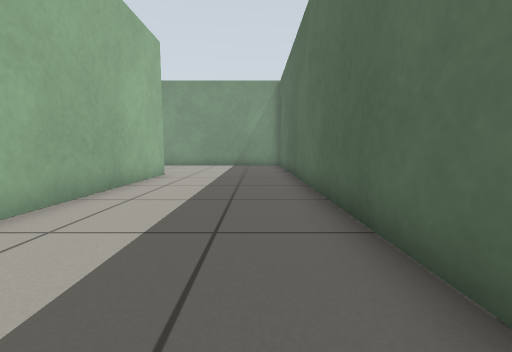
View 1 (above)

24 first-person views from a walk through a Gazebo world. The camera is 0.5 m above the floor, tilts 6° down and sees 90° across. The floor is counted in squares, 0.5 m on a side. Each view is taken from the middle of a square. On the plan, view 1 faces up. The plan holds only what a view shows up to about 11 squares ahead; the rest is blank.

View 2
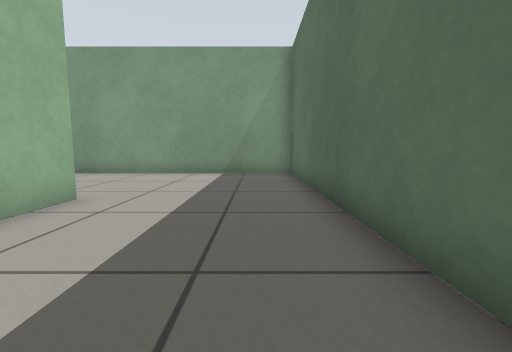

View 3
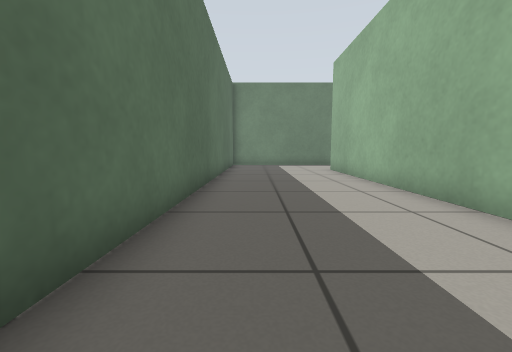

View 4
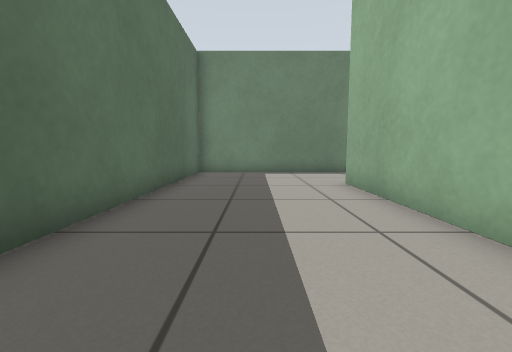

View 5
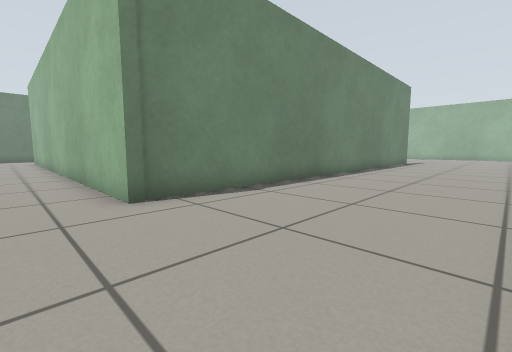

View 6
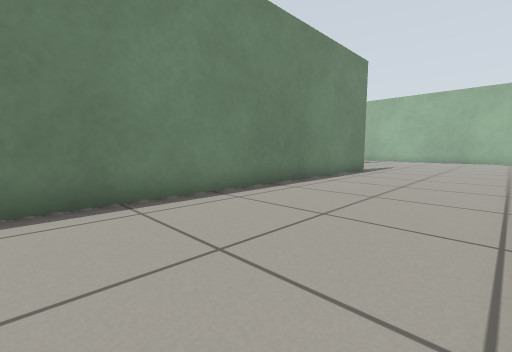

View 7
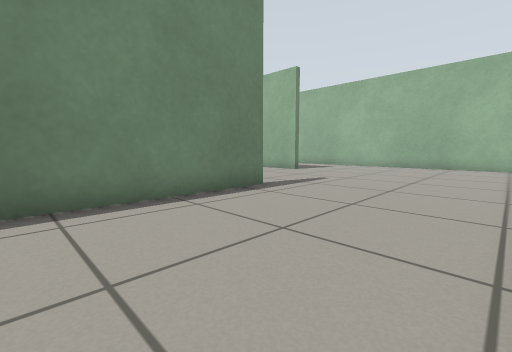

View 8
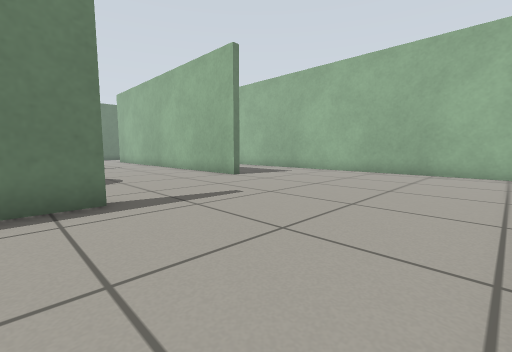

View 9
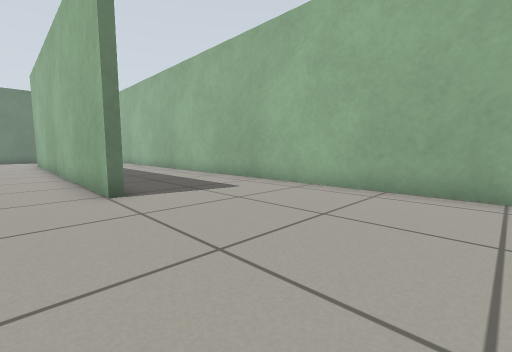

View 10
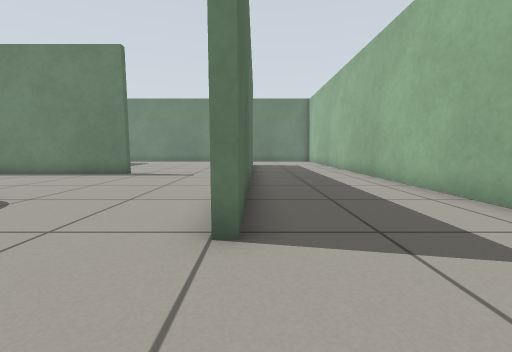

View 11
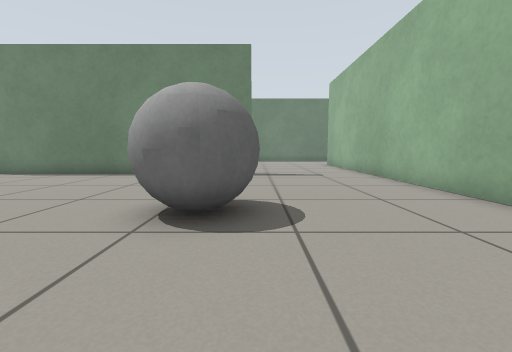

View 12
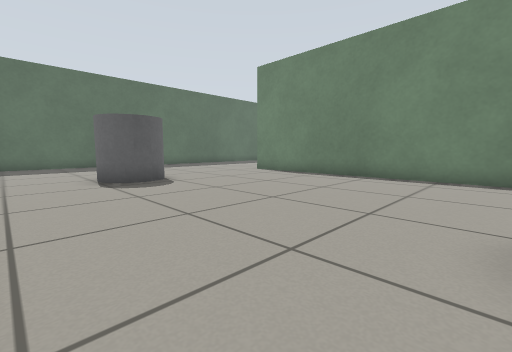

View 13
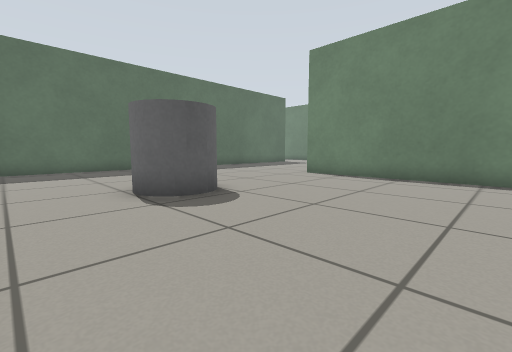

View 14
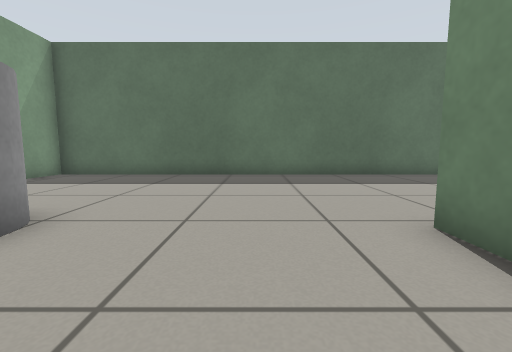

View 15
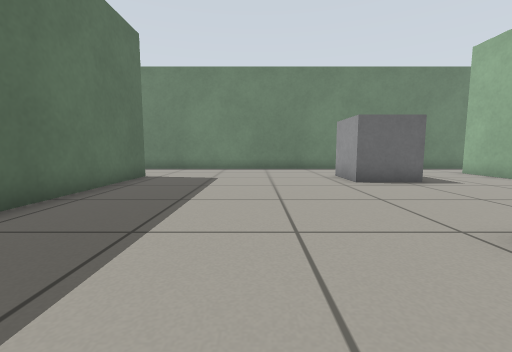

View 16
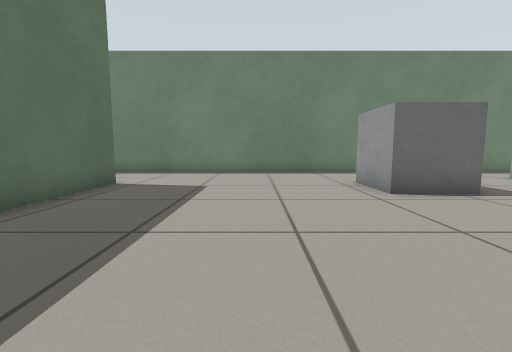

View 17
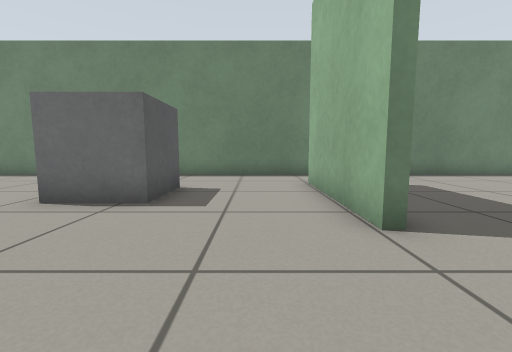

View 18
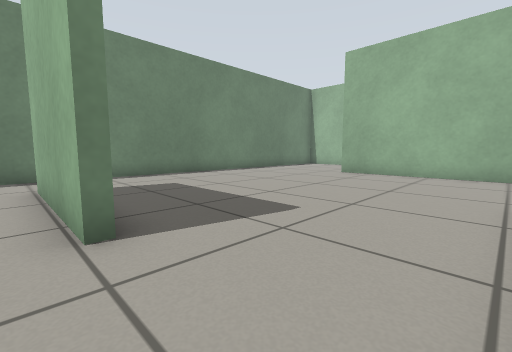

View 19
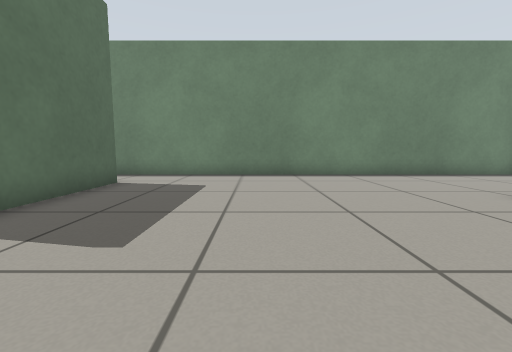

View 20
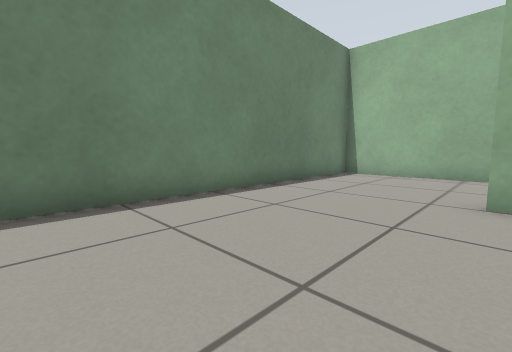

View 21
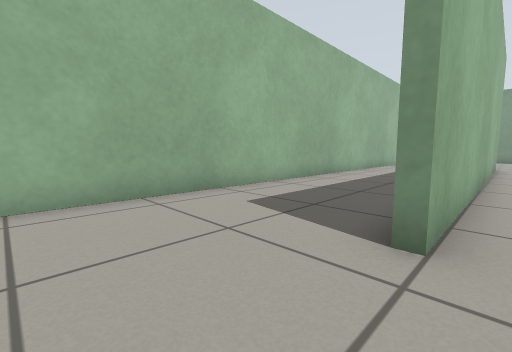

View 22
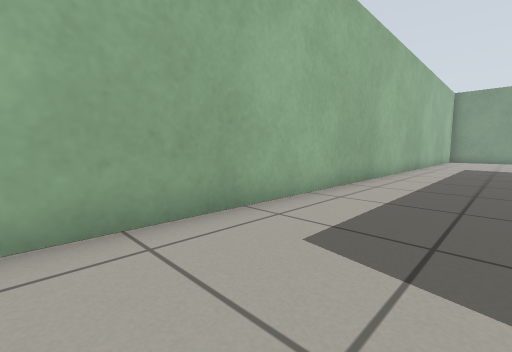

View 23
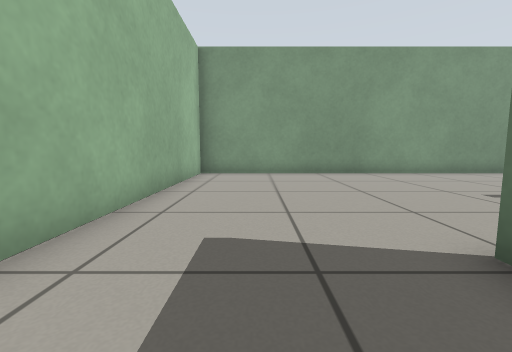

View 24
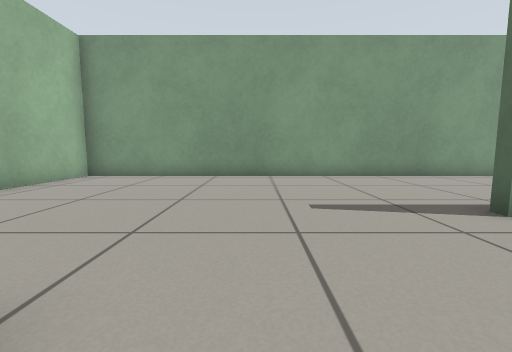

### Floor plan
Points are (right, up) in squares from view 1. A wall is a line through its corners. A room is listed if a view was taken in it or the views show most of it. See-through windows are left out.
Room 1 (views 1, 2, 3, 4, 5, 6, 7, 8, 9, 10, 11, 22, 23)
walls: (-16.1, 15.5) (-31.3, 15.5) (-31.3, -11) (-26.6, -11); (-21.3, 9.6) (-21.3, 10) (-3.6, 10) (-3.6, -7.5); (-26.5, 7.4) (-26.5, 6.4); (-26.8, -0.5) (-26.8, 7.4); (-4.6, -11) (1.4, -11) (1.4, 15.5) (-7.5, 15.5)
ways out: opening at (-27, -8.5) to room 2; opening at (-24, 8.4) to room 2; opening at (-4, -9) to room 2
Room 2 (views 12, 13, 14, 15, 16, 17, 18, 19, 20, 21, 24)
walls: (-16.6, -4) (-16.6, -8.6); (-21.9, -0.3) (-10.8, -0.3); (-16.9, -8.6) (-16.9, -5); (-3.9, -7.5) (-3.9, 9.7) (-6, 9.7); (-26.5, 6.4) (-26.5, -6.2); (-26.6, -11) (-4.6, -11)
ways out: opening at (-27, -8.5) to room 1; opening at (-24, 8.4) to room 1; opening at (-4, -9) to room 1
objects: grey ball (-22, 6) to (-20, 7); grey box (-13, -7) to (-11, -6); grey cylinder (-12, 5) to (-11, 7)

Where each view was taken, in squares from view 1:
view 1: 0 up, 0 right, facing up
view 2: 5 up, 0 right, facing up
view 3: 5 up, 0 right, facing down
view 4: 0 up, 1 left, facing down
view 5: 15 up, 2 left, facing down-left
view 6: 15 up, 9 left, facing down-left
view 7: 15 up, 16 left, facing down-left
view 8: 15 up, 20 left, facing down-left
view 9: 13 up, 25 left, facing down-left
view 10: 10 up, 27 left, facing down
view 11: 10 up, 22 left, facing down
view 12: 9 up, 20 left, facing down-right
view 13: 9 up, 17 left, facing down-right
view 14: 2 up, 14 left, facing right
view 15: 2 up, 8 left, facing down
view 16: 0 up, 8 left, facing down
view 17: 1 down, 15 left, facing down
view 18: 1 down, 16 left, facing down-left
view 19: 1 down, 21 left, facing down
view 20: 6 down, 21 left, facing down-left
view 21: 9 down, 26 left, facing up-left
view 22: 8 down, 28 left, facing up-left
view 23: 5 up, 29 left, facing up
view 24: 6 up, 25 left, facing up
